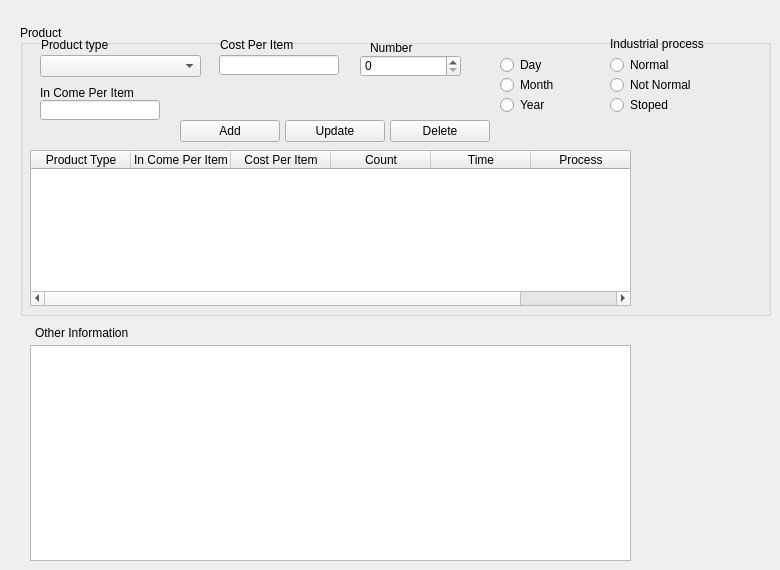
   <widget class="QWidget" name="industrial_other_tab">
    <attribute name="title">
     <string>Industrial Other</string>
    </attribute>
    <widget class="QGroupBox" name="groupBox">
     <property name="geometry">
      <rect>
       <x>20</x>
       <y>25</y>
       <width>751</width>
       <height>291</height>
      </rect>
     </property>
     <property name="title">
      <string>Product</string>
     </property>
     <widget class="QLabel" name="label_3">
      <property name="geometry">
       <rect>
        <x>21</x>
        <y>12</y>
        <width>166</width>
        <height>16</height>
       </rect>
      </property>
      <property name="text">
       <string>Product type</string>
      </property>
     </widget>
     <widget class="QLabel" name="label_4">
      <property name="geometry">
       <rect>
        <x>350</x>
        <y>15</y>
        <width>91</width>
        <height>16</height>
       </rect>
      </property>
      <property name="text">
       <string>Number</string>
      </property>
     </widget>
     <widget class="QComboBox" name="i_product_type_cbox">
      <property name="geometry">
       <rect>
        <x>20</x>
        <y>30</y>
        <width>161</width>
        <height>22</height>
       </rect>
      </property>
     </widget>
     <widget class="QLabel" name="label_5">
      <property name="geometry">
       <rect>
        <x>590</x>
        <y>11</y>
        <width>156</width>
        <height>16</height>
       </rect>
      </property>
      <property name="text">
       <string>Industrial process</string>
      </property>
     </widget>
     <widget class="QRadioButton" name="i_status_good_rbutton">
      <property name="geometry">
       <rect>
        <x>590</x>
        <y>70</y>
        <width>156</width>
        <height>20</height>
       </rect>
      </property>
      <property name="minimumSize">
       <size>
        <width>0</width>
        <height>20</height>
       </size>
      </property>
      <property name="maximumSize">
       <size>
        <width>16777215</width>
        <height>20</height>
       </size>
      </property>
      <property name="text">
       <string>Stoped</string>
      </property>
      <property name="checkable">
       <bool>true</bool>
      </property>
      <property name="autoExclusive">
       <bool>true</bool>
      </property>
     </widget>
     <widget class="QRadioButton" name="i_status_bad_rbutton">
      <property name="geometry">
       <rect>
        <x>590</x>
        <y>30</y>
        <width>156</width>
        <height>20</height>
       </rect>
      </property>
      <property name="minimumSize">
       <size>
        <width>0</width>
        <height>20</height>
       </size>
      </property>
      <property name="maximumSize">
       <size>
        <width>16777215</width>
        <height>20</height>
       </size>
      </property>
      <property name="text">
       <string>Normal</string>
      </property>
      <property name="checkable">
       <bool>true</bool>
      </property>
      <property name="autoExclusive">
       <bool>true</bool>
      </property>
     </widget>
     <widget class="QRadioButton" name="i_status_medium_rbutton">
      <property name="geometry">
       <rect>
        <x>590</x>
        <y>50</y>
        <width>161</width>
        <height>20</height>
       </rect>
      </property>
      <property name="minimumSize">
       <size>
        <width>0</width>
        <height>20</height>
       </size>
      </property>
      <property name="maximumSize">
       <size>
        <width>16777215</width>
        <height>20</height>
       </size>
      </property>
      <property name="text">
       <string>Not Normal</string>
      </property>
      <property name="checkable">
       <bool>true</bool>
      </property>
      <property name="autoExclusive">
       <bool>true</bool>
      </property>
     </widget>
     <widget class="QSpinBox" name="i_product_no_sbox">
      <property name="geometry">
       <rect>
        <x>340</x>
        <y>30</y>
        <width>101</width>
        <height>22</height>
       </rect>
      </property>
     </widget>
     <widget class="QLabel" name="label_7">
      <property name="geometry">
       <rect>
        <x>20</x>
        <y>60</y>
        <width>161</width>
        <height>16</height>
       </rect>
      </property>
      <property name="text">
       <string>In Come Per Item</string>
      </property>
     </widget>
     <widget class="QTableWidget" name="i_product_twidget">
      <property name="geometry">
       <rect>
        <x>10</x>
        <y>125</y>
        <width>601</width>
        <height>156</height>
       </rect>
      </property>
      <column>
       <property name="text">
        <string>Product Type</string>
       </property>
      </column>
      <column>
       <property name="text">
        <string>In Come Per Item</string>
       </property>
      </column>
      <column>
       <property name="text">
        <string>Cost Per Item</string>
       </property>
      </column>
      <column>
       <property name="text">
        <string>Count</string>
       </property>
      </column>
      <column>
       <property name="text">
        <string>Time</string>
       </property>
      </column>
      <column>
       <property name="text">
        <string>Process</string>
       </property>
      </column>
     </widget>
     <widget class="QLabel" name="label_8">
      <property name="geometry">
       <rect>
        <x>200</x>
        <y>12</y>
        <width>121</width>
        <height>16</height>
       </rect>
      </property>
      <property name="text">
       <string>Cost Per Item</string>
      </property>
     </widget>
     <widget class="QPushButton" name="i_product_update_button">
      <property name="geometry">
       <rect>
        <x>265</x>
        <y>95</y>
        <width>100</width>
        <height>22</height>
       </rect>
      </property>
      <property name="sizePolicy">
       <sizepolicy hsizetype="Fixed" vsizetype="Fixed">
        <horstretch>0</horstretch>
        <verstretch>0</verstretch>
       </sizepolicy>
      </property>
      <property name="minimumSize">
       <size>
        <width>0</width>
        <height>22</height>
       </size>
      </property>
      <property name="maximumSize">
       <size>
        <width>100</width>
        <height>22</height>
       </size>
      </property>
      <property name="text">
       <string>Update</string>
      </property>
     </widget>
     <widget class="QPushButton" name="i_product_delete_button">
      <property name="geometry">
       <rect>
        <x>370</x>
        <y>95</y>
        <width>100</width>
        <height>22</height>
       </rect>
      </property>
      <property name="minimumSize">
       <size>
        <width>0</width>
        <height>22</height>
       </size>
      </property>
      <property name="maximumSize">
       <size>
        <width>100</width>
        <height>22</height>
       </size>
      </property>
      <property name="text">
       <string>Delete</string>
      </property>
     </widget>
     <widget class="QPushButton" name="i_product_add_button">
      <property name="geometry">
       <rect>
        <x>160</x>
        <y>95</y>
        <width>100</width>
        <height>22</height>
       </rect>
      </property>
      <property name="sizePolicy">
       <sizepolicy hsizetype="Fixed" vsizetype="Fixed">
        <horstretch>0</horstretch>
        <verstretch>0</verstretch>
       </sizepolicy>
      </property>
      <property name="minimumSize">
       <size>
        <width>0</width>
        <height>22</height>
       </size>
      </property>
      <property name="maximumSize">
       <size>
        <width>100</width>
        <height>22</height>
       </size>
      </property>
      <property name="text">
       <string>Add</string>
      </property>
     </widget>
     <widget class="QLineEdit" name="i_cost_item_edit">
      <property name="geometry">
       <rect>
        <x>199</x>
        <y>30</y>
        <width>120</width>
        <height>20</height>
       </rect>
      </property>
     </widget>
     <widget class="QLineEdit" name="i_income_item_edit">
      <property name="geometry">
       <rect>
        <x>20</x>
        <y>75</y>
        <width>120</width>
        <height>20</height>
       </rect>
      </property>
     </widget>
     <widget class="QRadioButton" name="i_day_rbutton">
      <property name="geometry">
       <rect>
        <x>480</x>
        <y>30</y>
        <width>56</width>
        <height>20</height>
       </rect>
      </property>
      <property name="minimumSize">
       <size>
        <width>0</width>
        <height>20</height>
       </size>
      </property>
      <property name="maximumSize">
       <size>
        <width>16777215</width>
        <height>20</height>
       </size>
      </property>
      <property name="text">
       <string>Day</string>
      </property>
      <property name="checkable">
       <bool>true</bool>
      </property>
      <property name="autoExclusive">
       <bool>false</bool>
      </property>
     </widget>
     <widget class="QRadioButton" name="i_year_rbutton">
      <property name="geometry">
       <rect>
        <x>480</x>
        <y>70</y>
        <width>56</width>
        <height>20</height>
       </rect>
      </property>
      <property name="minimumSize">
       <size>
        <width>0</width>
        <height>20</height>
       </size>
      </property>
      <property name="maximumSize">
       <size>
        <width>16777215</width>
        <height>20</height>
       </size>
      </property>
      <property name="text">
       <string>Year</string>
      </property>
      <property name="checkable">
       <bool>true</bool>
      </property>
      <property name="autoExclusive">
       <bool>false</bool>
      </property>
     </widget>
     <widget class="QRadioButton" name="i_month_rbutton">
      <property name="geometry">
       <rect>
        <x>480</x>
        <y>50</y>
        <width>56</width>
        <height>20</height>
       </rect>
      </property>
      <property name="minimumSize">
       <size>
        <width>0</width>
        <height>20</height>
       </size>
      </property>
      <property name="maximumSize">
       <size>
        <width>16777215</width>
        <height>20</height>
       </size>
      </property>
      <property name="text">
       <string>Month</string>
      </property>
      <property name="checkable">
       <bool>true</bool>
      </property>
      <property name="autoExclusive">
       <bool>false</bool>
      </property>
     </widget>
    </widget>
    <widget class="QTextEdit" name="i_other_info_edit">
     <property name="geometry">
      <rect>
       <x>30</x>
       <y>345</y>
       <width>601</width>
       <height>216</height>
      </rect>
     </property>
    </widget>
    <widget class="QLabel" name="label">
     <property name="geometry">
      <rect>
       <x>35</x>
       <y>325</y>
       <width>256</width>
       <height>16</height>
      </rect>
     </property>
     <property name="text">
      <string>Other Information</string>
     </property>
    </widget>
   </widget>
